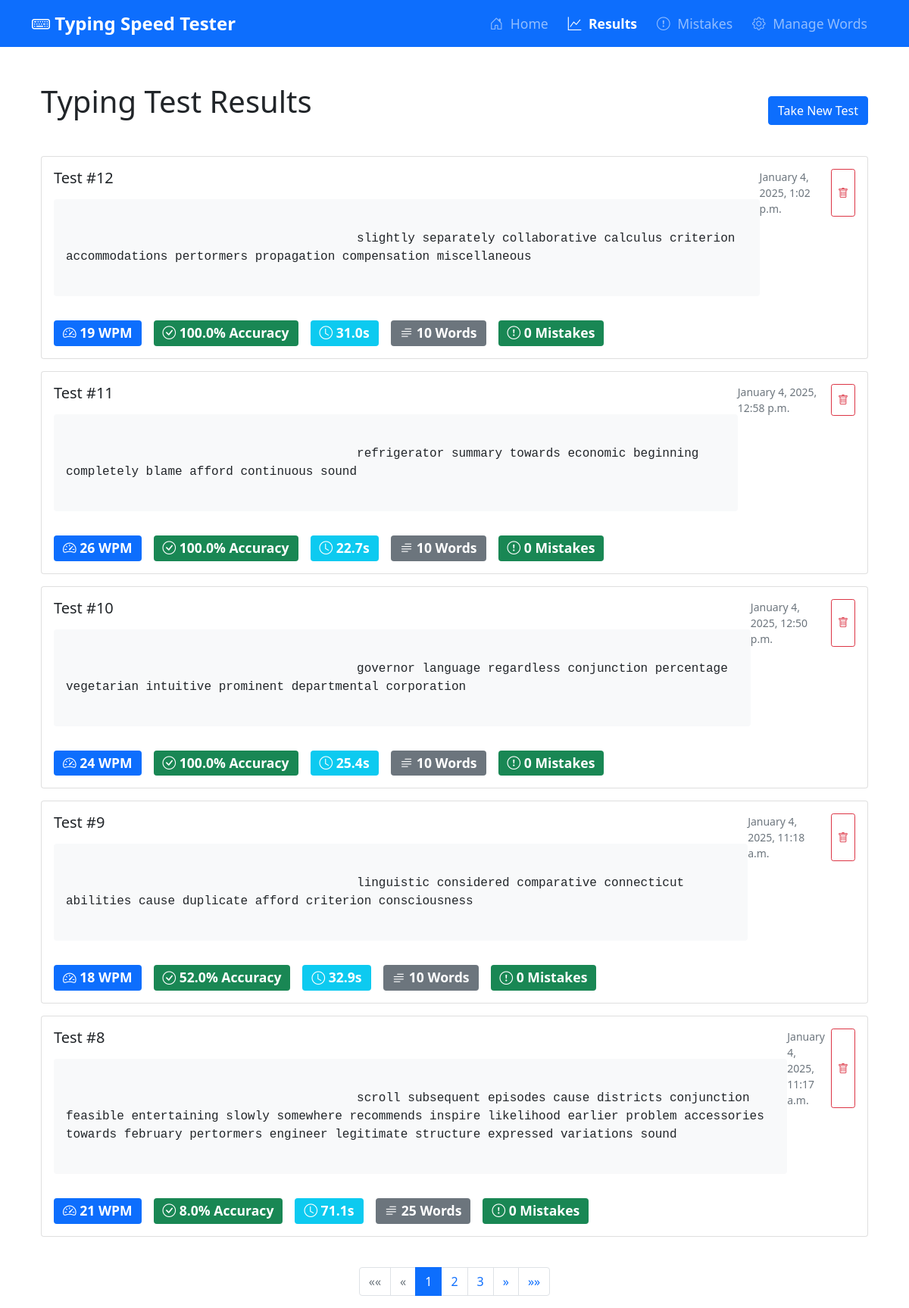
/results/, run on an earlier commit of the app's database.
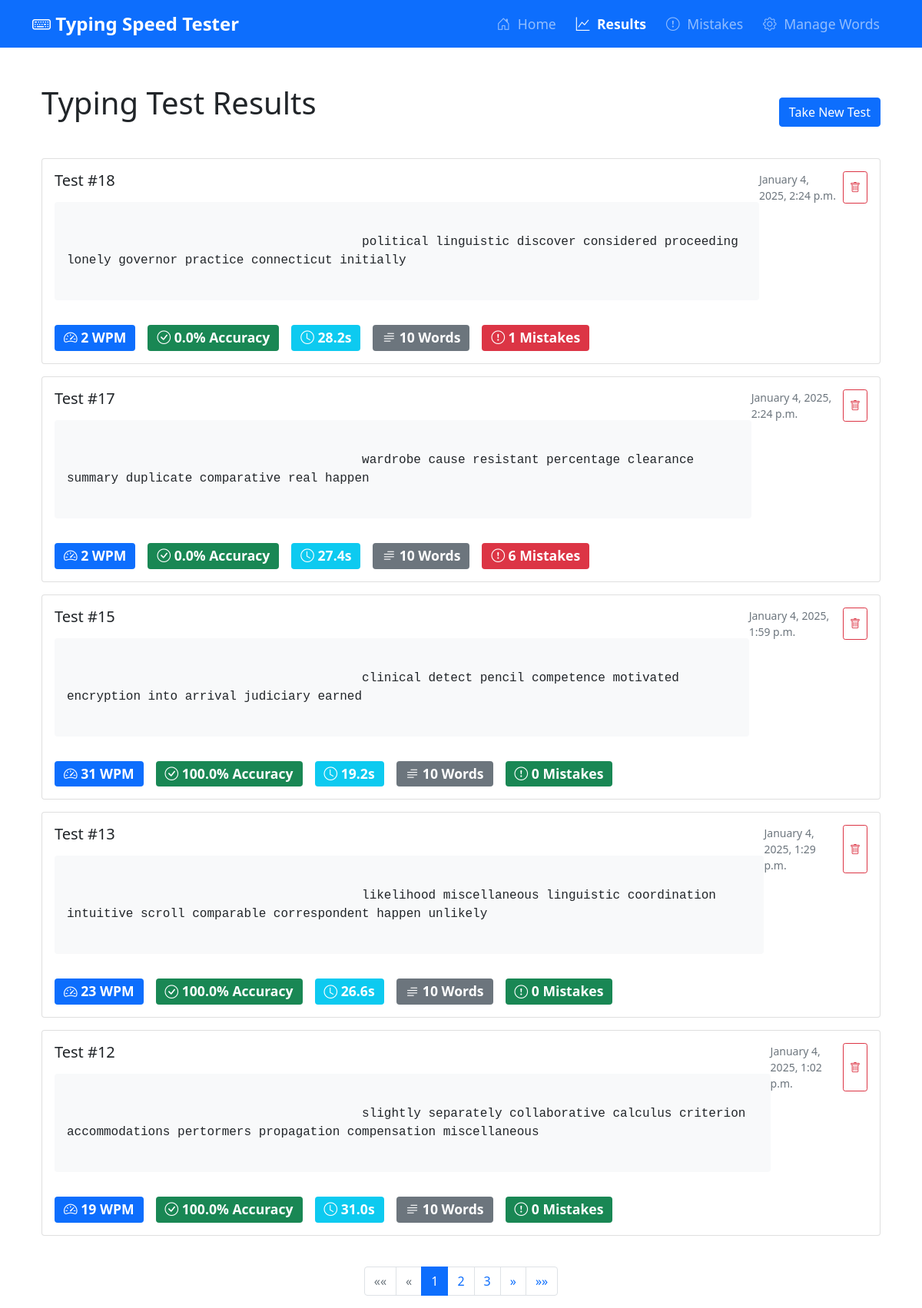
And on a later commit of the database.
### speed_test/models.py (models this page shows, shortened)
class TypingTest(models.Model):
    text = models.TextField()
    wpm = models.IntegerField()
    accuracy = models.FloatField()
    time_taken = models.FloatField()  # in seconds
    created_at = models.DateTimeField(auto_now_add=True)
    mistakes = models.JSONField(default=list)  # Store mistakes as [{"expected": "x", "typed": "y", "position": 0}]
    word_mistakes = models.JSONField(default=list)  # Store word-level mistakes

### speed_test/views.py (the view)
# urls.py: path('results/', views.view_results, name='results'),
def view_results(request):
    all_results = TypingTest.objects.all().order_by('-created_at')
    for result in all_results:
        result.word_count = len(result.text.split())
        result.mistake_count = len(result.mistakes)
    paginator = Paginator(all_results, 5)  # Show 5 results per page
    page_number = request.GET.get('page', 1)
    results = paginator.get_page(page_number)
    return render(request, 'speed_test/results.html', {'results': results})

### speed_test/templates/speed_test/results.html (shortened to what this page needs)
{% extends 'speed_test/base.html' %}
{% block content %}
<div class="container mt-5">
    <div class="d-flex justify-content-between align-items-center mb-4">
        <h1 class="mb-4">Typing Test Results</h1>
        <div>
            <a href="{% url 'speed_test:home' %}" class="btn btn-primary">Take New Test</a>
        </div>
    </div>
    {% if results %}
        <div class="row">
            {% for result in results %}
                <div class="col-12 mb-3 result-item" id="result-{{ result.id }}">
                    <div class="card result-card">
                        <div class="card-body">
                            <div class="d-flex justify-content-between align-items-start mb-3">
                                <div>
                                    <h5 class="card-title mb-3">Test #{{ result.id }}</h5>
                                    <div class="text-preview">
                                        {{ result.text }}
                                    </div>
                                </div>
                                <div class="d-flex gap-2">
                                    <small class="text-muted">
                                        {{ result.created_at|date:"F j, Y, g:i a" }}
                                    </small>
                                    <button class="btn btn-sm btn-outline-danger delete-btn"
                                           onclick="deleteResult('{{ result.id }}')">
                                        <i class="bi bi-trash"></i>
                                    </button>
                                </div>
                            </div>
                            <div class="d-flex gap-3">
                                <span class="badge bg-primary stats-badge">
                                    <i class="bi bi-speedometer2"></i>
                                    {{ result.wpm }} WPM
                                </span>
                                <span class="badge bg-success stats-badge">
                                    <i class="bi bi-check-circle"></i>
                                    {{ result.accuracy }}% Accuracy
                                </span>
                                <span class="badge bg-info stats-badge">
                                    <i class="bi bi-clock"></i>
                                    {{ result.time_taken|floatformat:1 }}s
                                </span>
                                <span class="badge bg-secondary stats-badge">
                                    <i class="bi bi-text-paragraph"></i>
                                    {{ result.word_count }} Words
                                </span>
                                <span class="badge {% if result.mistake_count == 0 %}bg-success{% else %}bg-danger{% endif %} stats-badge">
                                    <i class="bi bi-exclamation-circle"></i>
                                    {{ result.mistake_count }} Mistakes
                                </span>
                            </div>
                        </div>
                    </div>
                </div>
            {% endfor %}
        </div>
        {% include "speed_test/includes/pagination.html" with page_obj=results %}
    {% else %}
        <div class="alert alert-info">
            No typing test results yet. <a href="{% url 'speed_test:home' %}">Take your first test!</a>
        </div>
    {% endif %}
</div>
{% endblock %}

What changed in the data, as far as the page shows it:
no longer on this page (row unchanged): TypingTest: id "11", text "refrigerator summary towards economic beginning completely blame afford continuous sound", created_at "January 4, 2025, 12:58 p.m.", wpm "26", accuracy "100.0", time_taken "22.7", word_count "10", mistake_count "0"
no longer on this page (row unchanged): TypingTest: id "10", text "governor language regardless conjunction percentage vegetarian intuitive prominent departmental corporation", created_at "January 4, 2025, 12:50 p.m.", wpm "24", accuracy "100.0", time_taken "25.4", word_count "10", mistake_count "0"
no longer on this page (row unchanged): TypingTest: id "9", text "linguistic considered comparative connecticut abilities cause duplicate afford criterion consciousness", created_at "January 4, 2025, 11:18 a.m.", wpm "18", accuracy "52.0", time_taken "32.9", word_count "10", mistake_count "0"
no longer on this page (row unchanged): TypingTest: id "8", text "scroll subsequent episodes cause districts conjunction feasible entertaining slowly somewhere recommends inspire likelihood earlier problem accessories towards february pertormers engineer legitimate structure expressed variations sound", created_at "January 4, 2025, 11:17 a.m.", wpm "21", accuracy "8.0", time_taken "71.1", word_count "25", mistake_count "0"
added TypingTest: id "18", text "political linguistic discover considered proceeding lonely governor practice connecticut initially", created_at "January 4, 2025, 2:24 p.m.", wpm "2", accuracy "0.0", time_taken "28.2", word_count "10", mistake_count "1"
added TypingTest: id "17", text "wardrobe cause resistant percentage clearance summary duplicate comparative real happen", created_at "January 4, 2025, 2:24 p.m.", wpm "2", accuracy "0.0", time_taken "27.4", word_count "10", mistake_count "6"
added TypingTest: id "15", text "clinical detect pencil competence motivated encryption into arrival judiciary earned", created_at "January 4, 2025, 1:59 p.m.", wpm "31", accuracy "100.0", time_taken "19.2", word_count "10", mistake_count "0"
added TypingTest: id "13", text "likelihood miscellaneous linguistic coordination intuitive scroll comparable correspondent happen unlikely", created_at "January 4, 2025, 1:29 p.m.", wpm "23", accuracy "100.0", time_taken "26.6", word_count "10", mistake_count "0"
